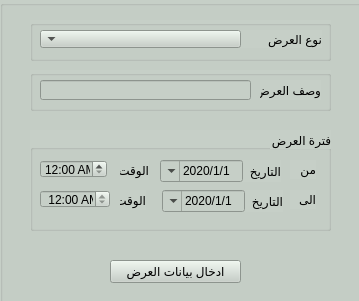
<?xml version="1.0" encoding="UTF-8"?>
<ui version="4.0">
 <class>QForm_prom_create</class>
 <widget class="QWidget" name="QForm_prom_create">
  <property name="geometry">
   <rect>
    <x>0</x>
    <y>0</y>
    <width>359</width>
    <height>301</height>
   </rect>
  </property>
  <property name="minimumSize">
   <size>
    <width>100</width>
    <height>100</height>
   </size>
  </property>
  <property name="maximumSize">
   <size>
    <width>1228</width>
    <height>600</height>
   </size>
  </property>
  <property name="windowTitle">
   <string>انشاء العروض</string>
  </property>
  <property name="toolTip">
   <string/>
  </property>
  <property name="layoutDirection">
   <enum>Qt::RightToLeft</enum>
  </property>
  <widget class="QWidget" name="gridLayoutWidget">
   <property name="geometry">
    <rect>
     <x>190</x>
     <y>70</y>
     <width>2</width>
     <height>2</height>
    </rect>
   </property>
   <layout class="QGridLayout" name="gridLayout_2"/>
  </widget>
  <widget class="QGroupBox" name="groupBox">
   <property name="geometry">
    <rect>
     <x>0</x>
     <y>0</y>
     <width>1231</width>
     <height>601</height>
    </rect>
   </property>
   <property name="font">
    <font>
     <pointsize>10</pointsize>
     <weight>50</weight>
     <bold>false</bold>
    </font>
   </property>
   <property name="layoutDirection">
    <enum>Qt::RightToLeft</enum>
   </property>
   <property name="styleSheet">
    <string notr="true">
                    background-color: rgb(198, 207, 199);
                </string>
   </property>
   <property name="title">
    <string/>
   </property>
   <widget class="QGroupBox" name="groupBox_3">
    <property name="geometry">
     <rect>
      <x>30</x>
      <y>70</y>
      <width>301</width>
      <height>41</height>
     </rect>
    </property>
    <property name="title">
     <string/>
    </property>
    <widget class="QLabel" name="label_11">
     <property name="geometry">
      <rect>
       <x>230</x>
       <y>10</y>
       <width>61</width>
       <height>20</height>
      </rect>
     </property>
     <property name="text">
      <string>وصف العرض</string>
     </property>
    </widget>
    <widget class="QLineEdit" name="lineEdit">
     <property name="geometry">
      <rect>
       <x>10</x>
       <y>10</y>
       <width>211</width>
       <height>20</height>
      </rect>
     </property>
    </widget>
   </widget>
   <widget class="QGroupBox" name="groupBox_4">
    <property name="geometry">
     <rect>
      <x>30</x>
      <y>20</y>
      <width>301</width>
      <height>41</height>
     </rect>
    </property>
    <property name="layoutDirection">
     <enum>Qt::RightToLeft</enum>
    </property>
    <property name="title">
     <string/>
    </property>
    <widget class="QLabel" name="label">
     <property name="geometry">
      <rect>
       <x>180</x>
       <y>10</y>
       <width>112</width>
       <height>18</height>
      </rect>
     </property>
     <property name="text">
      <string>نوع العرض</string>
     </property>
    </widget>
    <widget class="QComboBox" name="Qcombo_promotion">
     <property name="geometry">
      <rect>
       <x>10</x>
       <y>10</y>
       <width>201</width>
       <height>18</height>
      </rect>
     </property>
     <property name="layoutDirection">
      <enum>Qt::RightToLeft</enum>
     </property>
     <property name="modelColumn">
      <number>0</number>
     </property>
    </widget>
   </widget>
   <widget class="QGroupBox" name="groupBox_2">
    <property name="geometry">
     <rect>
      <x>30</x>
      <y>130</y>
      <width>301</width>
      <height>101</height>
     </rect>
    </property>
    <property name="layoutDirection">
     <enum>Qt::RightToLeft</enum>
    </property>
    <property name="title">
     <string>فترة العرض</string>
    </property>
    <widget class="QWidget" name="layoutWidget">
     <property name="geometry">
      <rect>
       <x>130</x>
       <y>30</y>
       <width>121</width>
       <height>22</height>
      </rect>
     </property>
     <layout class="QHBoxLayout" name="horizontalLayout">
      <item>
       <widget class="QLabel" name="label_3">
        <property name="text">
         <string>التاريخ</string>
        </property>
       </widget>
      </item>
      <item>
       <widget class="QDateTimeEdit" name="Qdate_from">
        <property name="layoutDirection">
         <enum>Qt::RightToLeft</enum>
        </property>
        <property name="minimumDateTime">
         <datetime>
          <hour>0</hour>
          <minute>0</minute>
          <second>0</second>
          <year>2020</year>
          <month>1</month>
          <day>1</day>
         </datetime>
        </property>
        <property name="displayFormat">
         <string>d/M/yyyy</string>
        </property>
        <property name="calendarPopup">
         <bool>true</bool>
        </property>
       </widget>
      </item>
     </layout>
    </widget>
    <widget class="QLabel" name="label_9">
     <property name="geometry">
      <rect>
       <x>260</x>
       <y>30</y>
       <width>26</width>
       <height>19</height>
      </rect>
     </property>
     <property name="text">
      <string>من</string>
     </property>
    </widget>
    <widget class="QLabel" name="label_10">
     <property name="geometry">
      <rect>
       <x>260</x>
       <y>60</y>
       <width>26</width>
       <height>19</height>
      </rect>
     </property>
     <property name="text">
      <string>الى</string>
     </property>
    </widget>
    <widget class="QWidget" name="layoutWidget_2">
     <property name="geometry">
      <rect>
       <x>132</x>
       <y>60</y>
       <width>121</width>
       <height>22</height>
      </rect>
     </property>
     <layout class="QHBoxLayout" name="horizontalLayout_2">
      <item>
       <widget class="QLabel" name="label_8">
        <property name="text">
         <string>التاريخ</string>
        </property>
       </widget>
      </item>
      <item>
       <widget class="QDateTimeEdit" name="Qdate_to">
        <property name="minimumDateTime">
         <datetime>
          <hour>0</hour>
          <minute>0</minute>
          <second>0</second>
          <year>2020</year>
          <month>1</month>
          <day>1</day>
         </datetime>
        </property>
        <property name="displayFormat">
         <string>d/M/yyyy</string>
        </property>
        <property name="calendarPopup">
         <bool>true</bool>
        </property>
       </widget>
      </item>
     </layout>
    </widget>
    <widget class="QDateTimeEdit" name="Qtime_from">
     <property name="geometry">
      <rect>
       <x>10</x>
       <y>60</y>
       <width>70</width>
       <height>18</height>
      </rect>
     </property>
     <property name="tabletTracking">
      <bool>true</bool>
     </property>
     <property name="layoutDirection">
      <enum>Qt::LeftToRight</enum>
     </property>
     <property name="buttonSymbols">
      <enum>QAbstractSpinBox::UpDownArrows</enum>
     </property>
     <property name="displayFormat">
      <string> hh:mm AP</string>
     </property>
     <property name="calendarPopup">
      <bool>false</bool>
     </property>
    </widget>
    <widget class="QLabel" name="label_7">
     <property name="geometry">
      <rect>
       <x>90</x>
       <y>60</y>
       <width>26</width>
       <height>20</height>
      </rect>
     </property>
     <property name="text">
      <string>الوقت</string>
     </property>
    </widget>
    <widget class="QLabel" name="label_2">
     <property name="geometry">
      <rect>
       <x>90</x>
       <y>30</y>
       <width>29</width>
       <height>20</height>
      </rect>
     </property>
     <property name="text">
      <string>الوقت</string>
     </property>
    </widget>
    <widget class="QDateTimeEdit" name="Qtime_to">
     <property name="geometry">
      <rect>
       <x>10</x>
       <y>30</y>
       <width>67</width>
       <height>18</height>
      </rect>
     </property>
     <property name="layoutDirection">
      <enum>Qt::LeftToRight</enum>
     </property>
     <property name="currentSection">
      <enum>QDateTimeEdit::HourSection</enum>
     </property>
     <property name="displayFormat">
      <string>hh:mm AP</string>
     </property>
     <property name="calendarPopup">
      <bool>false</bool>
     </property>
    </widget>
   </widget>
   <widget class="QPushButton" name="Qbtn_create">
    <property name="geometry">
     <rect>
      <x>110</x>
      <y>260</y>
      <width>131</width>
      <height>23</height>
     </rect>
    </property>
    <property name="text">
     <string>ادخال بيانات العرض</string>
    </property>
   </widget>
  </widget>
 </widget>
 <resources/>
 <connections/>
</ui>
